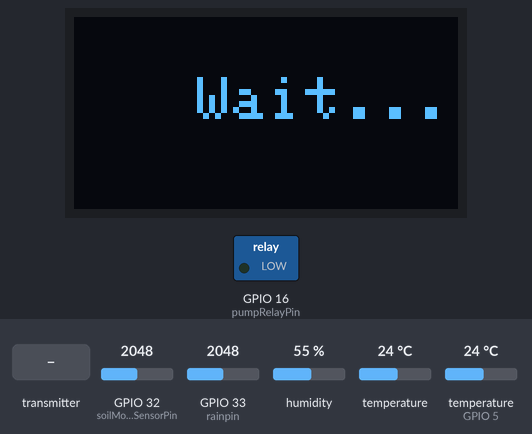
Simulated run of this sketch. Board: ESP32. On the bench: 128×64 one-colour display, switched loads named in the sketch (green lamp = pin HIGH). The inputs (shaded band) are chosen by the test bench; at power-on: GPIO 32 (soilMoistureSensorPin) = 2048, GPIO 33 (rainpin) = 2048, humidity 55 %, temperature 24 °C, temperature (sensor on GPIO 5) 24 °C. No radio packets arrive unless stated; what the sketch prints to the serial monitor is not drawn.

Above: at 2.2 s.
At 8.7 s:
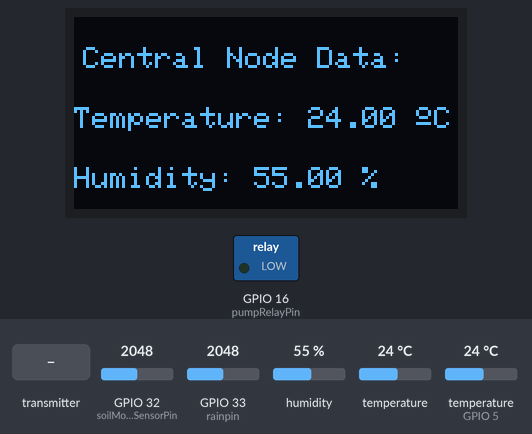
8.8 s: the transmitter starts sending id = 0
At 11.2 s:
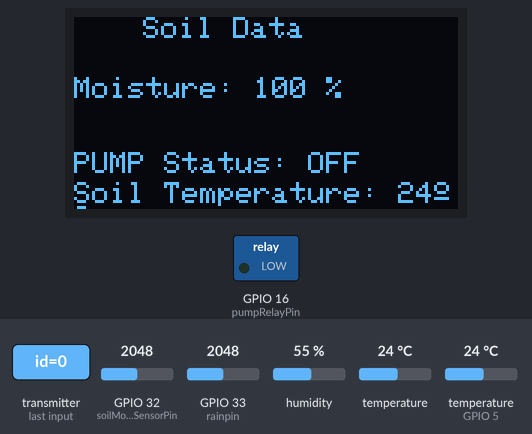
Timing chart, 0 to 12.7 s (numbered marks = the images above; inputs shaded):
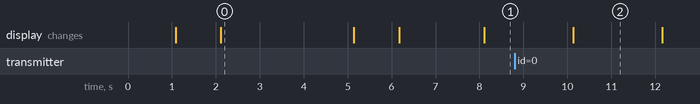

The sketch:

Final_ESP_NOW_MASTER_Controller.ino
```cpp
#include <WiFi.h>
#include <esp_now.h>

#include <Wire.h>
#include <Adafruit_Sensor.h>
#include <Adafruit_GFX.h>
#include <Adafruit_SH110X.h>
#include <Adafruit_AHTX0.h>
//For DB18S20 Sensor
#include <OneWire.h>
#include <DallasTemperature.h>
// LoRA module
#include <SPI.h>
#include <LoRa.h>

//OLED Display
#define SCREEN_WIDTH 128 // OLED display width, in pixels
#define SCREEN_HEIGHT 64
#define i2c_Address 0x3C
Adafruit_SH1106G display = Adafruit_SH1106G(SCREEN_WIDTH, SCREEN_HEIGHT, &Wire, -1);


//LoRA module
#define ss 15
#define rst 13
#define dio0 12

//AHT21B sensor
Adafruit_AHTX0 aht;
sensors_event_t humidity, temp;


//Soil Moisture sensor

const int soilMoistureSensorPin  = 32;

const int AirValue = 4095;
const int WaterValue = 2200;
int soilMoistureValue = 0;
int soilMoisturePercent = 0;


//Rain Sensor
const int rainpin = 33;

int rainSensorValue;
String Rain_Status;

// DB18S20 Sensor

#define ONE_WIRE_BUS 5
OneWire oneWire(ONE_WIRE_BUS);
DallasTemperature sensors(&oneWire);
int tempC;
// Relay pin

const int pumpRelayPin = 16;

//Global Variables

int board1_moistureVal,board2_moistureVal;
int board1_pumpStatus,board2_pumpStatus;
int numSlaves,numPeers;
esp_now_peer_info_t peerInfo;

String a,b;
//FOR ESP_NOW connection

typedef struct struct_message {
  int id;
  int soilMoistureVal;
  int pumpStatus;
}struct_message;

// Create a struct_message called myData
struct_message myData;

// Create a structure to hold the readings from each board
struct_message board1;
struct_message board2;

// Create an array with all the structures
struct_message boardsStruct[2] = {board1, board2};
void setup(){
  PinMode();
  // put your setup code here, to run once:
  Serial.begin(115200);

  //Set device as a Wi-Fi Station
  WiFi.mode(WIFI_STA);

  //INIT Display
  InitDisplay();

  //Intro Display
  IntroDisplay();


   //Init ESP-NOW
  InitEsp_NOW();


  // Print the number of connected peers
  Serial.print("Number of connected peers: ");
  Serial.println(numPeers);

   // Once ESPNow is successfully Init, we will register for recv CB to
  // get recv packer info
  esp_now_register_recv_cb(OnDataRecv);

  //INIT AHT sensor
  InitAHTSensor();

  // INIT LoRA
  InitLoRA();


}

void loop(){
  readData();
  ahtSensorRead();
  soilMoistureRead();
  rainSensorRead();
  DB18S20SensorRead();
  LoRAPacketSender();
  sensorDataDisplay();
}


void ahtSensorRead(){
  aht.getEvent(&humidity, &temp);
}

void soilMoistureRead(void)
{
  soilMoistureValue = analogRead(soilMoistureSensorPin );
  if (soilMoistureValue > AirValue)
  {
    soilMoisturePercent = 0;
  }
  else if (soilMoistureValue < WaterValue)
  {
    soilMoisturePercent = 100;
  }
  else
  {
  soilMoisturePercent = map(soilMoistureValue, AirValue, WaterValue, 0, 100);
  }

}
void rainSensorRead(void)
{

  rainSensorValue = analogRead(rainpin);
  //Serial.println(rainSensorValue);
  switch (rainSensorValue) {
    case 4095:
      Rain_Status = "No rain";
      break;
    case 1 ... 511:
      Rain_Status = "Extreme";
      break;
    case 512 ... 1023:
      Rain_Status = "Very heavy";
      break;
    case 1024 ... 2047:
      Rain_Status = "Heavy";
      break;
    case 2048 ... 3071:
      Rain_Status = "Moderate";
      break;
    case 3072 ... 4094:
      Rain_Status = "Light";
      break;
  }
}

void DB18S20SensorRead(){
  // Request temperature to all devices on the data line
  sensors.requestTemperatures();
  tempC=sensors.getTempCByIndex(0);
}

void readData(){
  board1_moistureVal = boardsStruct[0].soilMoistureVal;
  board1_pumpStatus = boardsStruct[0].pumpStatus;
  board2_moistureVal = boardsStruct[1].soilMoistureVal;
  board2_pumpStatus = boardsStruct[1].pumpStatus;
  Serial.println("Board Value Check");
  Serial.println(board1_moistureVal);
  Serial.println(board1_pumpStatus);
  Serial.println(board2_moistureVal);
  Serial.println(board2_pumpStatus);
}

void InitLoRA(){
  // LoRA module
 while (!Serial);
  Serial.println("LoRa Sender");

  LoRa.setPins(ss, rst, dio0);    //setup LoRa transceiver module


  while (!LoRa.begin(433E6))     //433E6 - Asia, 866E6 - Europe, 915E6 - North America
  {
    Serial.println(".");
    delay(500);
  }
  LoRa.setSyncWord(0xA5);
  Serial.println("LoRa Initializing OK!");
  display.clearDisplay();
  display.setTextSize(1);
  display.setCursor(4,30);
  display.print("LoRA Initialised");
  display.display();
  delay(1000);
}

void PinMode(){
  pinMode(soilMoistureSensorPin, INPUT);
  pinMode(pumpRelayPin, OUTPUT);
  pinMode(rainpin, INPUT);
}

void InitAHTSensor(){
    if (!(aht.begin(&Wire,0,0x38))) {
    Serial.println("Could not find a valid sensor, check wiring!");
    while (1);
  }
}

void InitDisplay(){
  if(!display.begin(i2c_Address, true)) {
  Serial.println(F("SH1106 allocation failed"));
  for(;;);
  }
}

void InitEsp_NOW(){
  //Init ESP-NOW
  if (esp_now_init() == ESP_OK) {
    Serial.println("Error initializing ESP-NOW");

  display.clearDisplay();
  display.setTextSize(1);
  display.setCursor(4,30);
  display.print("ESP_NOW Started");
  display.display();
  delay(1000);
  return;
  }
}


void IntroDisplay(){
 display.clearDisplay();
 display.setTextSize(2);
 display.setTextColor(SH110X_WHITE);
 display.setCursor(3,5);
 display.println("   Soil & ");
 display.println("  Weather ");
 display.println("  Monitor ");
 display.display();
 delay(1000);

 display.clearDisplay();
 display.setTextSize(2);
 display.setTextColor(SH110X_WHITE);
 display.setCursor(0,1);
 display.println("Developed  by  ");
 display.println("   IIT  ");
 display.println(" ROORKEE");
 display.display();
 delay(1000);

 display.clearDisplay();
 display.setTextSize(2);
 display.setTextColor(SH110X_WHITE);
 display.setCursor(5,20);
 display.println("   Wait...  ");
 display.display();
 delay(3000);
}

void LoRAPacketSender(){
  LoRa.beginPacket();
  //Soil Moiture Data
  LoRa.print(soilMoisturePercent);
  LoRa.print(":");
  if (soilMoisturePercent < 35) {
  LoRa.print("ON");
  LoRa.print(":");
  }
  else {
  LoRa.print("OFF");
  LoRa.print(":");
  }
  //Rain Sensor
  LoRa.print(Rain_Status);
  LoRa.print(":");
  //Ambient Temperature
  LoRa.print(String(temp.temperature));
  LoRa.print(":");
  //Ambidient hummidity
  LoRa.print(String(humidity.relative_humidity));
  LoRa.print(":");
  //Soil temperature
  LoRa.print(tempC);
  LoRa.print(":");
  //NODE_1 data
  LoRa.print(board1_moistureVal);
  LoRa.print(":");
  LoRa.print(board1_pumpStatus);
  LoRa.print(":");
  //NODE_2 data
  LoRa.print(board2_moistureVal);
  LoRa.print(":");
  LoRa.print(board2_pumpStatus);
  LoRa.endPacket();
}

void sensorDataDisplay(){
  display.clearDisplay();
  display.setTextSize(1);
  display.setTextColor(SH110X_WHITE);
  display.setCursor(3,10);
  display.print("Central Node Data: ");
  display.print(" ");
  display.setCursor(0,30);
  display.print("Temperature: ");
  display.print(String(temp.temperature));
  display.print(" ");
  display.setTextSize(1);
  display.cp437(true);
  display.write(167);
  display.print("C");

  // display humidity
  display.setTextSize(1);
  display.setTextColor(SH110X_WHITE);
  display.setCursor(0, 50);
  display.print("Humidity: ");
  display.print(String(humidity.relative_humidity));
  display.print(" %");
  display.display();
  delay(2000);

  display.clearDisplay();
  display.setTextSize(1);
  display.setTextColor(SH110X_WHITE);
  display.setCursor(5,0);
  display.print("   Soil Data  ");
  display.setCursor(0,20);
  display.print("Moisture: ");
  display.print(soilMoisturePercent);
  display.print(" %");

  // if the soil moisture level is below 35%, turn the pump on:
  if (soilMoisturePercent < 35) {
  digitalWrite(pumpRelayPin, HIGH);
  display.setCursor(0,35);
  display.print("PUMP Status: ");
  display.print("ON");
  }

  // if the soil moisture level is above 75%, turn the pump off:
  if (soilMoisturePercent > 75) {
  digitalWrite(pumpRelayPin, LOW);
  display.setCursor(0,45);
  display.print("PUMP Status: ");
  display.print("OFF");
  }


  display.setCursor(0,55);
  display.print("Soil Temperature: ");
  display.print(tempC);
  display.cp437(true);
  display.write(167);
  display.print("C");
  display.display();
  delay(2000);

  display.clearDisplay();
  display.setTextSize(1);
  display.setTextColor(SH110X_WHITE);
  display.setCursor(5,20);
  display.print("Rain Status: ");
  display.println(Rain_Status);
  display.display();
  delay(4000);

  display.clearDisplay();
  display.setTextSize(1);
  display.setTextColor(SH110X_WHITE);
  display.setCursor(10,0);
  display.print("   Node 1 Data  ");
  display.setCursor(10,35);
  display.print("Moisture: ");
  display.print(board1_moistureVal);
  display.print(" %");

  // if the soil moisture level is below 35%, turn the pump on:
  if (board1_pumpStatus == 1) {
  display.setCursor(10,45);
  display.print("PUMP Status: ");
  display.print("ON");
  }
  Serial.println(board1_pumpStatus);

  // if the soil moisture level is above 75%, turn the pump off:
  if (board1_pumpStatus == 0) {
  display.setCursor(10,45);
  display.print("PUMP Status: ");
  display.print("OFF");
  }
  display.display();
  delay(4000);

  display.clearDisplay();
  display.setTextSize(1);
  display.setTextColor(SH110X_WHITE);
  display.setCursor(10,0);
  display.print("   Node 2 Data  ");
  display.setCursor(10,35);
  display.print("Moisture: ");
  display.print(board2_moistureVal);
  display.print(" %");

  // if the soil moisture level is below 35%, turn the pump on:
  if (board2_pumpStatus == 1) {
  display.setCursor(10,45);
  display.print("PUMP Status: ");
  display.print("ON");
  }

  // if the soil moisture level is above 75%, turn the pump off:
  if (board2_pumpStatus == 0) {
  display.setCursor(10,45);
  display.print("PUMP Status: ");
  display.print("OFF");
  }
  display.display();
  delay(4000);
}

void OnDataRecv(const uint8_t * mac_addr, const uint8_t *incomingData, int len) {
  char macStr[18];
  Serial.print("Packet received from: ");
  snprintf(macStr, sizeof(macStr), "%02x:%02x:%02x:%02x:%02x:%02x",
           mac_addr[0], mac_addr[1], mac_addr[2], mac_addr[3], mac_addr[4], mac_addr[5]);
  Serial.println(macStr);
  memcpy(&myData, incomingData, sizeof(myData));
  Serial.printf("Board ID %u: %u bytes\n", myData.id, len);
  // Update the structures with the new incoming data
  boardsStruct[myData.id-1].soilMoistureVal = myData.soilMoistureVal;
  boardsStruct[myData.id-1].pumpStatus = myData.pumpStatus;
  Serial.printf("Soil_Moisture_Value: %d \n", boardsStruct[myData.id-1].soilMoistureVal);
  Serial.printf("Pump_Status: %d \n", boardsStruct[myData.id-1].pumpStatus);
  Serial.println();
}
```

Measured:
- what the display in image 0 shows lasts 3.0 s, from 2.1 s to 5.1 s
